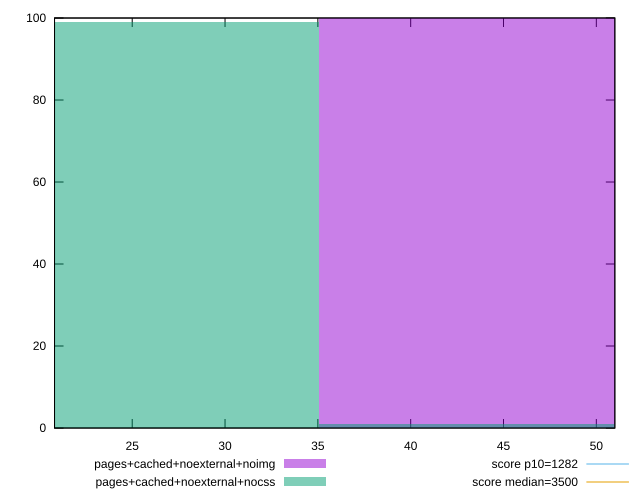

The gnuplot source for this figure:
reset

$pagesCachedNoexternalNoimg <<EOF
46.7834652173669 100
EOF

$pagesCachedNoexternalNocss <<EOF
23.39173260868345 99
46.7834652173669 1
EOF

set key outside below
set boxwidth 23.39173260868345
set xrange [20.81599999999999:50.99599999999998]
set yrange [0:100]
set trange [0:100]
set style fill transparent solid 0.5 noborder

set parametric
set terminal svg size 640, 500 enhanced background rgb 'white'
set output "reprap/bootup-time/comparison/histogram/8_vs_9.svg"

plot $pagesCachedNoexternalNoimg title "pages+cached+noexternal+noimg" with boxes, \
     $pagesCachedNoexternalNocss title "pages+cached+noexternal+nocss" with boxes, \
     1282,t title "score p10=1282", \
     3500,t title "score median=3500"

reset
